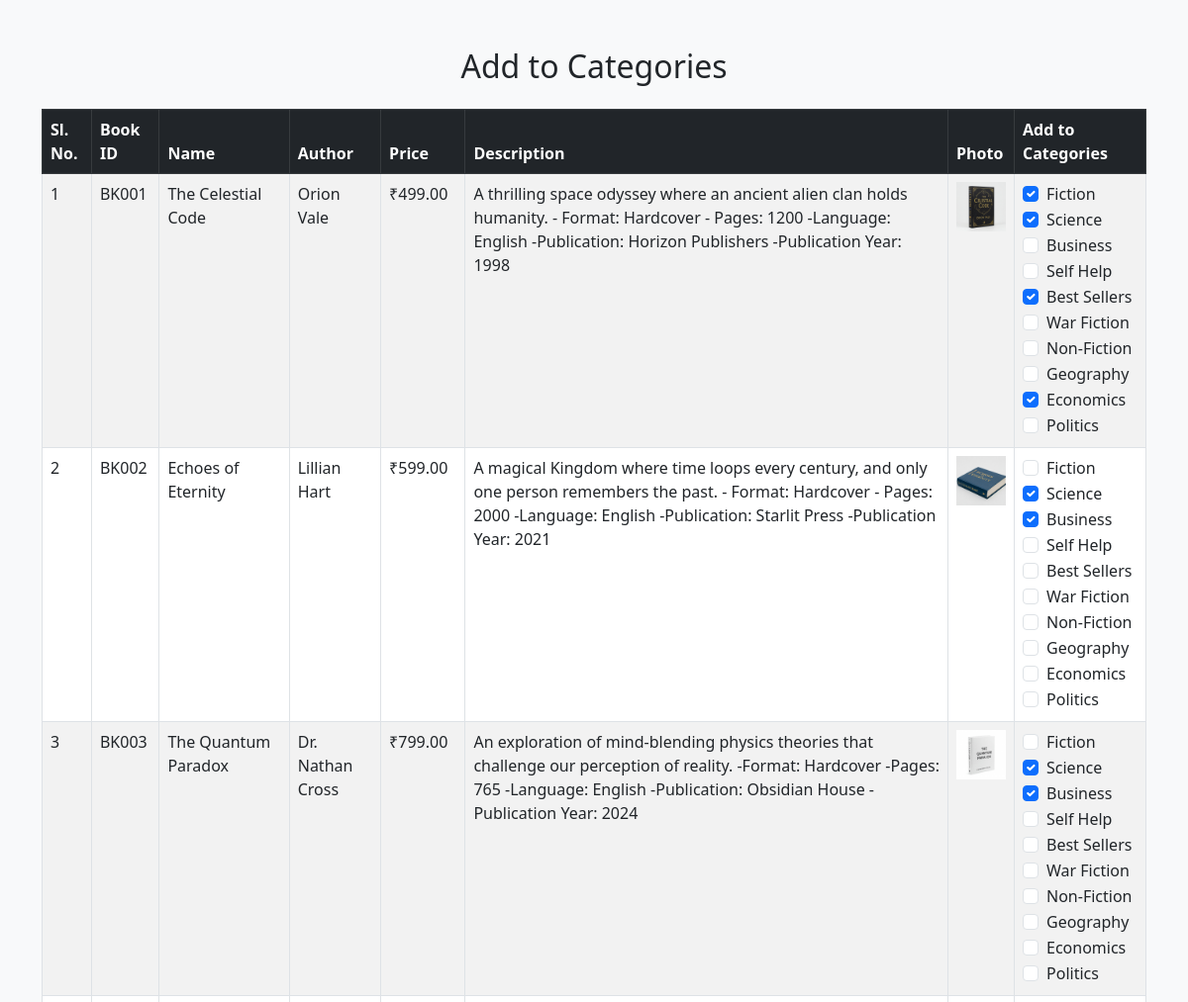
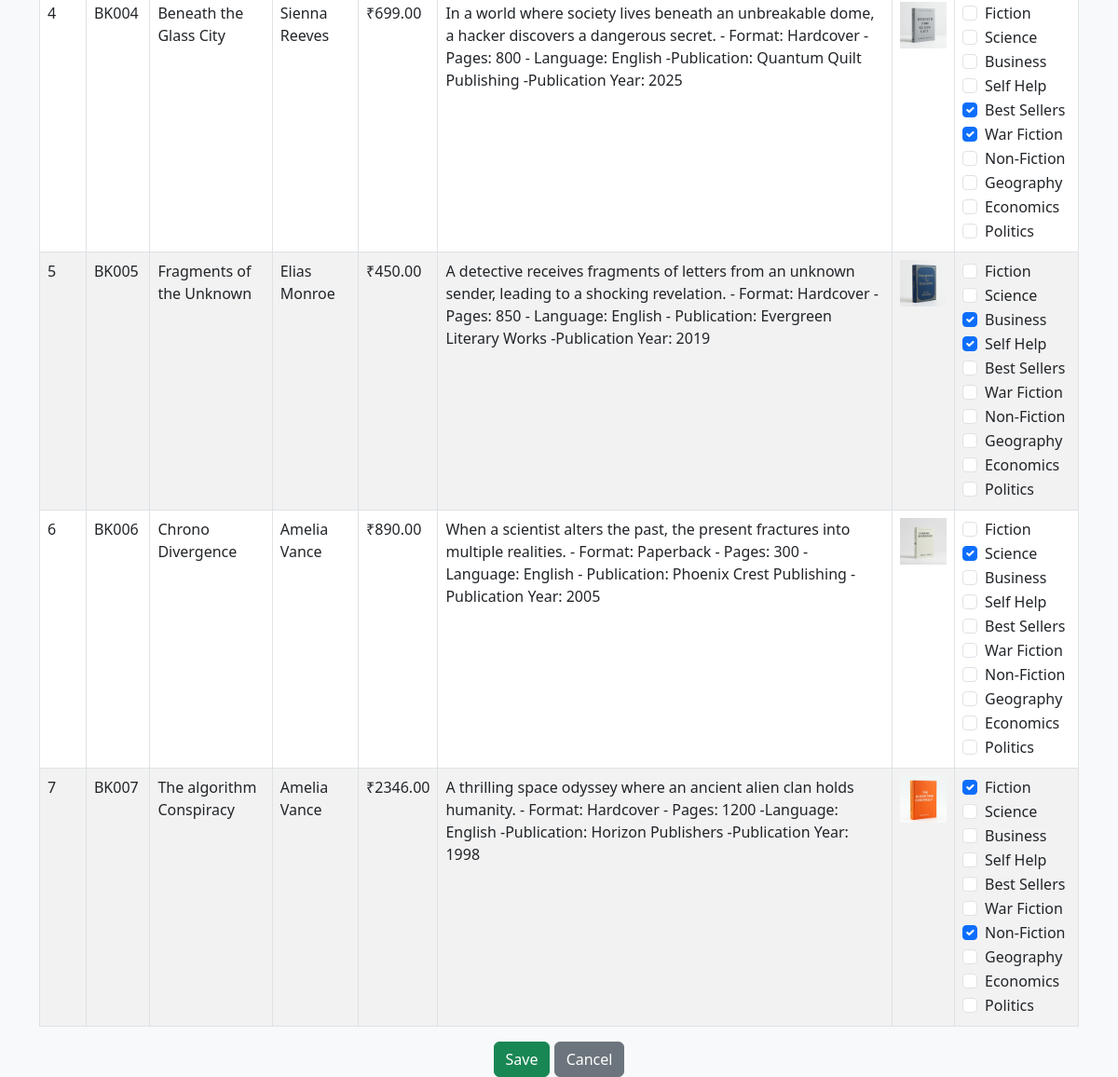
The app's page /assign-books/1/ with its own data (2 pictures, top to bottom).
### myapp/models.py (models this page shows, shortened)
class Books(models.Model):
    bookid = models.CharField(max_length=10, unique=True)
    name = models.CharField(max_length=200)
    author = models.CharField(max_length=100)
    price = models.DecimalField(max_digits=10, decimal_places=2)
    description = models.TextField()
    photo = models.FileField(upload_to='media')
    categories = models.ManyToManyField('Category', related_name='books', blank=True)

class Category(models.Model):
    name = models.CharField(max_length=255)
    image = models.ImageField(upload_to='category_images/', blank=True, null=True)

### myapp/views.py (the view, shortened to what this page needs)
# urls.py: path('assign-books/<int:category_id>/', views.assign_books_to_categories, name='assign_books_to_categories'),
def assign_books_to_categories(request, category_id):
    all_books = Books.objects.all()
    all_categories = Category.objects.all()
    return render(request, 'assign_books.html', {
        'all_books': all_books,
        'all_categories': all_categories,
        'category_id': category_id
    })

### templates/assign_books.html (shortened to what this page needs)
{% load static %}
<!DOCTYPE html>
<html lang="en">
<head>
    <link href="https://cdn.jsdelivr.net/npm/bootstrap@5.3.0/dist/css/bootstrap.min.css" rel="stylesheet">
</head>
<body class="bg-light">
<div class="container mt-5">
    <h2 class="text-center mb-4">Add to Categories</h2>
    <form method="post">
        <table class="table table-bordered table-striped">
            <thead class="table-dark">
                <tr>
                    <th>Sl. No.</th>
                    <th>Book ID</th>
                    <th>Name</th>
                    <th>Author</th>
                    <th>Price</th>
                    <th>Description</th>
                    <th>Photo</th>
                    <th>Add to Categories</th>
                </tr>
            </thead>
            <tbody>
                {% for book in all_books %}
                    <tr>
                        <td>{{ forloop.counter }}</td>
                        <td>{{ book.bookid }}</td>
                        <td>{{ book.name }}</td>
                        <td>{{ book.author }}</td>
                        <td>₹{{ book.price }}</td>
                        <td>{{ book.description }}</td>
                        <td>
                            {% if book.photo %}
                                <img src="{{ book.photo.url }}" alt="Book Image" width="50">
                            {% else %}
                                No Image
                            {% endif %}
                        </td>
                        <td>
                            {% for cat in all_categories %}
                                <div class="form-check">
                                    <input
                                        class="form-check-input"
                                        type="checkbox"
                                        name="book_{{ book.id }}_categories"
                                        value="{{ cat.id }}"
                                        id="book_{{ book.id }}_cat_{{ cat.id }}"
                                        {% if cat in book.categories.all %}checked{% endif %}
                                    >
                                    <label class="form-check-label" for="book_{{ book.id }}_cat_{{ cat.id }}">
                                        {{ cat.name }}
                                    </label>
                                </div>
                            {% endfor %}
                        </td>
                    </tr>
                {% endfor %}
            </tbody>
        </table>
        <div class="text-center">
            <button type="submit" class="btn btn-success">Save</button>
            <a href="{% url 'category_detail' category_id %}" class="btn btn-secondary">Cancel</a>
        </div>
    </form>
</div>
</body>
</html>

### records on screen
Books: bookid "BK001", name "The Celestial Code", author "Orion Vale", price "499.00", description "A thrilling space odyssey where an ancient alien clan holds humanity. - Format: Hardcover - Pages: 1200 -Language: English -Publication: Horizon Publishers -Publication Year: 1998", photo (picture), id "☑"
Category: name "Fiction"
Category: name "Science"
Category: name "Business"
Category: name "Self Help"
Category: name "Best Sellers"
Category: name "War Fiction"
Category: name "Non-Fiction"
Category: name "Geography"
Category: name "Economics"
Category: name "Politics"
Books: bookid "BK002", name "Echoes of Eternity", author "Lillian Hart", price "599.00", description "A magical Kingdom where time loops every century, and only one person remembers the past. - Format: Hardcover - Pages: 2000 -Language: English -Publication: Starlit Press -Publication Year: 2021", photo (picture), id "☑"
Books: bookid "BK003", name "The Quantum Paradox", author "Dr. Nathan Cross", price "799.00", description "An exploration of mind-blending physics theories that challenge our perception of reality. -Format: Hardcover -Pages: 765 -Language: English -Publication: Obsidian House -Publication Year: 2024", photo (picture), id "☑"
Books: bookid "BK004", name "Beneath the Glass City", author "Sienna Reeves", price "699.00", description "In a world where society lives beneath an unbreakable dome, a hacker discovers a dangerous secret. - Format: Hardcover - Pages: 800 - Language: English -Publication: Quantum Quilt Publishing -Publication Year: 2025", photo (picture), id "☑"
Books: bookid "BK005", name "Fragments of the Unknown", author "Elias Monroe", price "450.00", description "A detective receives fragments of letters from an unknown sender, leading to a shocking revelation. - Format: Hardcover - Pages: 850 - Language: English - Publication: Evergreen Literary Works -Publication Year: 2019", photo (picture), id "☑"
Books: bookid "BK006", name "Chrono Divergence", author "Amelia Vance", price "890.00", description "When a scientist alters the past, the present fractures into multiple realities. - Format: Paperback - Pages: 300 - Language: English - Publication: Phoenix Crest Publishing - Publication Year: 2005", photo (picture), id "☑"
Books: bookid "BK007", name "The algorithm Conspiracy", author "Amelia Vance", price "2346.00", description "A thrilling space odyssey where an ancient alien clan holds humanity. - Format: Hardcover - Pages: 1200 -Language: English -Publication: Horizon Publishers -Publication Year: 1998", photo (picture), id "☑"
